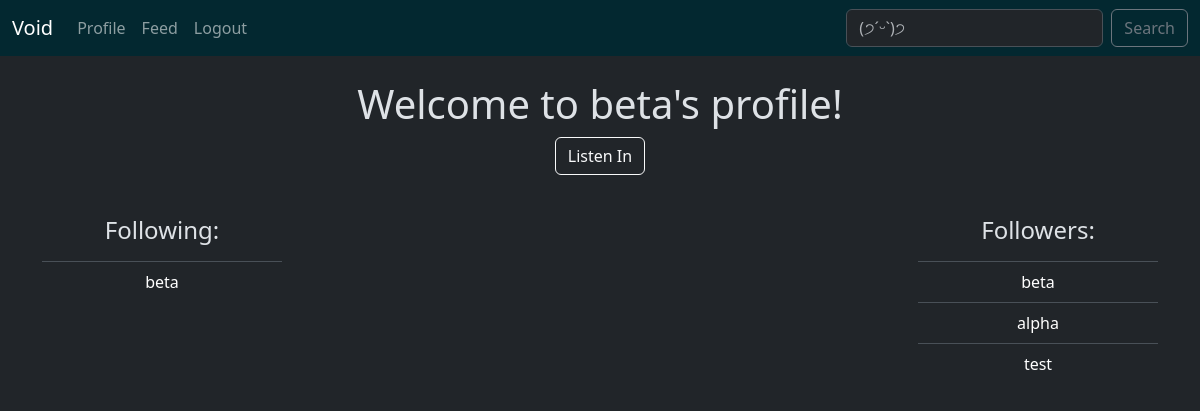
Before: /profile/beta (signed in) with the older database file.
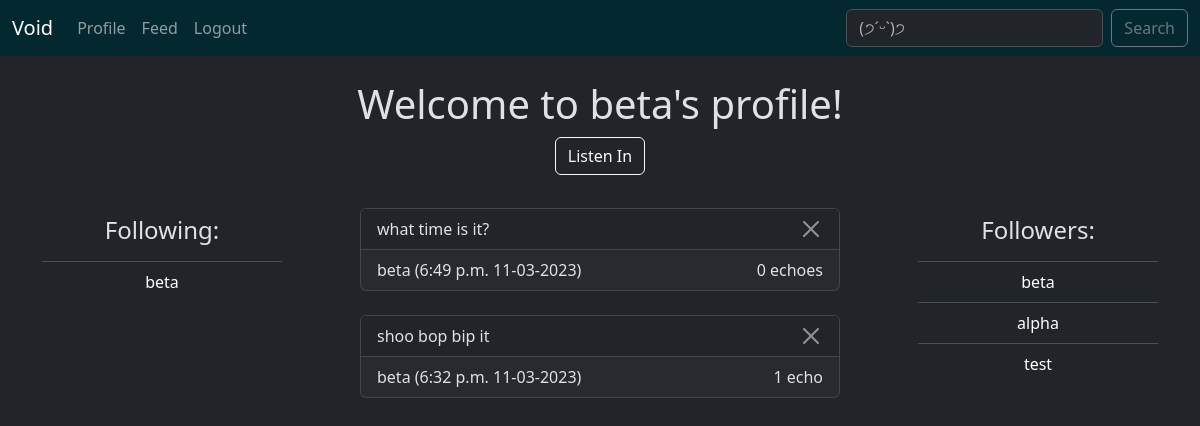
After: the same page with the newer database file.
### twitclone/models.py (models this page shows)
class Profile(models.Model):
    user = models.OneToOneField(User, on_delete=models.CASCADE, related_name="profile_user")
    follows = models.ManyToManyField("self",
        related_name="followed_by",
        symmetrical=False,
        blank=True)
    def __str__(self):
        return self.user.username

class Post(models.Model):
    post = models.CharField(max_length=300)
    post_time = models.DateTimeField(auto_now_add=True)
    likes = models.ManyToManyField(Profile,
        related_name="likes",
        blank=True)
    poster = models.ForeignKey(Profile, on_delete=models.CASCADE)
    def __str__(self):
        return (
            f"{self.id} "
            f"{self.poster} "
            f"({self.post_time:%I:%M %p %m-%d-%Y})"
        )

### twitclone/views.py (the view)
# urls.py: path('profile/<str:profile_name>', views.profile, name='profile'),
@login_required
def profile(request, profile_name):
    if Profile.objects.filter(user__username=profile_name).exists():
        profile = Profile.objects.get(user__username=profile_name)
        if request.method == "POST":
            if "follow" in request.POST:
                request.user.profile_user.follows.add(profile)
            elif "delete_post" in request.POST:
                post_id = request.POST["delete_post"].split(" ")[0]
                Post.objects.get(id=int(post_id)).delete()
        context = { "name": request.user, "my_posts": Post.objects.filter(poster__user__username=profile_name).order_by("-post_time"), "profile": profile }
        return render(request, 'twitclone/profile.html', context)
    else:
        raise Http404()

### twitclone/templates/twitclone/profile.html (shortened to what this page needs)
{% extends 'twitclone/base.html' %}
{% block content %}
<h1 class="text-center">
    Welcome to {{ profile.user.profile_user }}'s profile!
    {% if profile.user.profile_user != name.profile_user %}
        <form method=POST>
            <button type="submit" class="ml-5 btn btn-outline-light" name="follow" value="follow">Listen In</button>
         </form>
    {% endif %}
</h1>
<div class="d-flex flex-row justify-content-between">
    <div class="text-center mt-4" style="width: 15rem;">
        <ul class="list-group list-group-flush">
            <li class="list-group-item">
                <h4>Following: </h4>
            </li>
            {% for following in profile.follows.all %}
                <li class="list-group-item">
                    <a class="link-body-emphasis link-offset-3 link-underline-opacity-0 link-underline-opacity-0-hover"
                    href="{% url 'profile' profile_name=following.user.profile_user %}">
                        {{ following }}
                    </a>
                </li>
            {% endfor %}
        </ul>
    </div>
    <div class="mt-4">
        {% for post in my_posts %}
        <form id="delete_post_form" action="" method="POST">
            <div class="card " style="width: 30rem;">
                <ul class="list-group list-group-flush">
                    <li class="list-group-item">{{ post.post }}
                        <button type="submit" class="btn-close btn-sm float-end" name="delete_post" value="{{ post }}"></button>
                    </li>
                </ul>
                <div class="card-footer">
                    {{ post.poster }} ({{ post.post_time|date:'g:i a m-d-Y' }})
                    {% if post.likes.count == 1 %}
                        <text class="float-end pr-3">1 echo
                    {% else %}
                        <text class="float-end">{{ post.likes.count }} echoes
                    {% endif %}
                </div>
            </div>
        </form>
            <br/>
        {% endfor %}
    </div>
    <div class="text-center mt-4" style="width: 15rem;">
        <ul class="list-group list-group-flush">
            <li class="list-group-item">
                <h4>Followers: </h4>
            </li>
            {% for following in profile.followed_by.all %}
                <li class="list-group-item">
                    <a class="link-body-emphasis link-offset-3 link-underline-opacity-0 link-underline-opacity-0-hover"
                    href="{% url 'profile' profile_name=following.user.profile_user %}">
                        {{ following }}
                    </a>
                </li>
            {% endfor %}
        </ul>
    </div>
</div>
{% endblock %}

Changed rows visible on the page:
added Post: post "what time is it?", poster "beta", post_time "6:49 p.m. 11-03-2023", likes.count "0"
added Post: post "shoo bop bip it", poster "beta", post_time "6:32 p.m. 11-03-2023", shows "1 echo"
